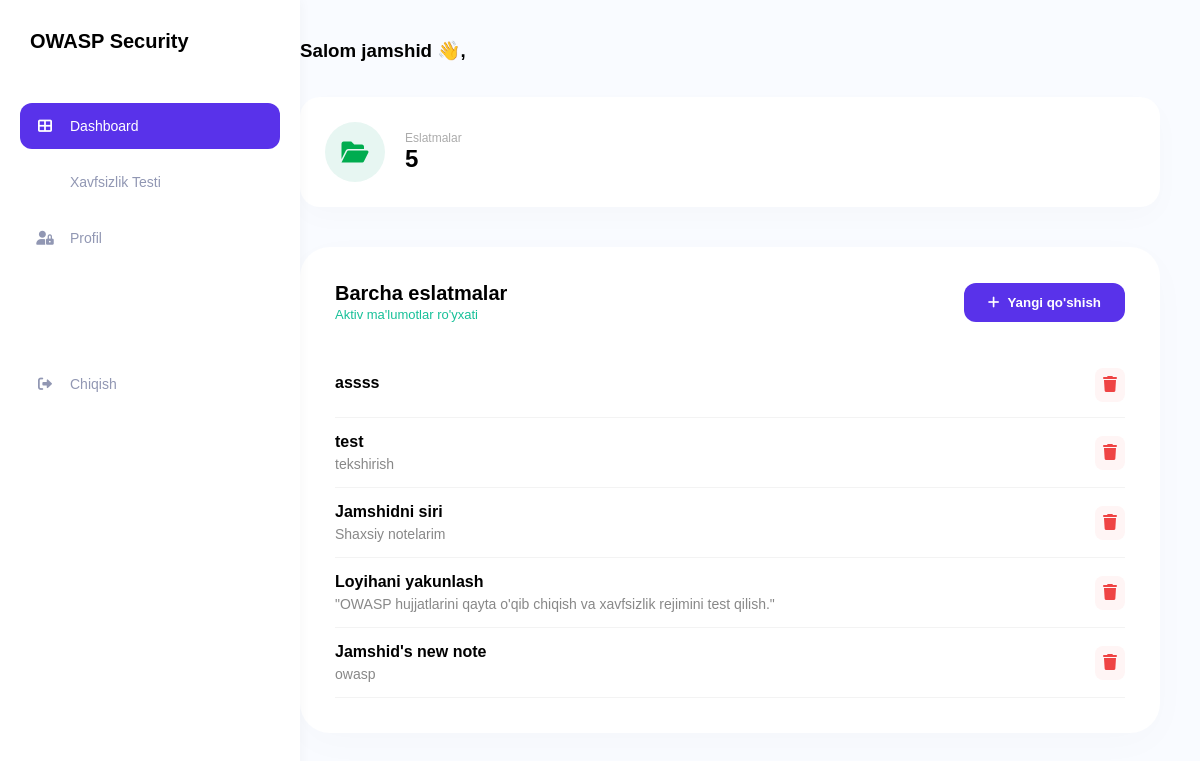
The page /dashboard/ (signed in) on the database its author committed.
### notes/models.py (models this page shows, shortened)
class Note(models.Model):
    user = models.ForeignKey(SiteUser, on_delete=models.CASCADE)
    title = models.CharField(max_length=100)
    content = models.TextField()
    created_at = models.DateTimeField(auto_now_add=True)

### notes/views.py (the view)
# urls.py: path('dashboard/', views.dashboard, name='dashboard'),
def dashboard(request):
    user_id = request.session.get('user_id')
    if not user_id:
        return redirect('login')
    security_mode = request.session.get('security_mode', False)
    if not security_mode:
        notes = Note.objects.all().order_by('-created_at')
    else:
        notes = Note.objects.filter(user_id=user_id).order_by('-created_at')
    return render(request, 'notes/dashboard.html', {
        'notes': notes,
        'username': request.session.get('username'),
        'security_mode': security_mode,
        'notes_count': notes.count() # Dashboarddagi statistika uchun
    })

### notes/templates/notes/dashboard.html (shortened to what this page needs)
<!DOCTYPE html>
<html lang="uz">
<head>
    <link href="https://cdnjs.cloudflare.com/ajax/libs/font-awesome/6.0.0/css/all.min.css" rel="stylesheet">
</head>
<body>
    <div class="sidebar">
        <div class="logo"> OWASP Security</div>
        <a href="/dashboard/" class="nav-item {% if request.path == '/dashboard/' %}active{% endif %}">
            <i class="fas fa-th-large"></i> Dashboard
        </a>
        <a href="{% url 'security_test_page' %}" class="nav-item {% if 'security-test' in request.path %}active{% endif %}">
             Xavfsizlik Testi
        </a>
        <a href="/dashboard/" class="nav-item">
            <i class="fas fa-user-lock"></i> Profil
        </a>
        <a href="/login/" class="nav-item" style="margin-top: 100px;">
            <i class="fas fa-right-from-bracket"></i> Chiqish
        </a>
    </div>
    <div class="main-content">
        {% block content %}
        <div class="top-header">
            <h3 style="margin: 0;">Salom {{ username|default:"Foydalanuvchi" }} 👋,</h3>
        </div>
        <div class="stats-grid">
            <div class="stat-card">
                <div class="stat-icon"><i class="fas fa-folder-open"></i></div>
                <div>
                    <div style="color: #acacac; font-size: 12px;">Eslatmalar</div>
                    <div style="font-size: 24px; font-weight: bold;">{{ notes.count }}</div>
                </div>
            </div>
        </div>
        <div class="notes-container">
            <div class="notes-header">
                <div>
                    <h2 style="margin: 0; font-size: 20px;">Barcha eslatmalar</h2>
                    <span style="color: #16c098; font-size: 13px;">Aktiv ma'lumotlar ro'yxati</span>
                </div>
                <button class="btn-add" onclick="document.getElementById('noteModal').style.display='flex'">
                    <i class="fas fa-plus"></i> Yangi qo'shish
                </button>
            </div>
            <div class="notes-list">
                {% for note in notes %}
                <div style="border-bottom: 1px solid #f3f3f3; padding: 15px 0; display: flex; justify-content: space-between; align-items: center;">
                    <div>
                        <h4 style="margin:0;">{{ note.title }}</h4>
                        <p style="margin:5px 0 0; color:#888; font-size:14px;">
                            {% if security_mode %}
                                {{ note.content }}
                            {% else %}
                                {{ note.content|safe }}
                            {% endif %}
                        </p>
                    </div>
                    <a href="{% url 'delete_note' note.id %}" style="color:#ef4444; background:#fff5f5; padding:8px; border-radius:8px;">
                        <i class="fas fa-trash"></i>
                    </a>
                </div>
                {% empty %}
                <div style="text-align: center; padding: 40px; color: #ccc;">
                    <i class="fas fa-inbox" style="font-size: 40px;"></i>
                    <p>Ma'lumot topilmadi</p>
                </div>
                {% endfor %}
            </div>
        </div>
        {% endblock %}
    </div>
</body>
</html>

### notes/templates/notes/dashboard.html (style rules this page uses)
:root { --primary: #5932ea; --bg-color: #f9fbff; --sidebar-width: 260px; }
body { margin: 0; font-family: 'Poppins', sans-serif; background-color: var(--bg-color); display: flex; }
.sidebar { width: var(--sidebar-width); background: white; height: 100vh; padding: 30px 20px; position: fixed; box-shadow: 2px 0 10px rgba(0,0,0,0.03); z-index: 1000; }
.logo { font-size: 20px; font-weight: bold; margin-bottom: 50px; display: flex; align-items: center; color: #000; }
.nav-item { padding: 15px; border-radius: 12px; margin-bottom: 10px; cursor: pointer; color: #9197b3; transition: 0.3s; display: flex; align-items: center; text-decoration: none; font-size: 14px; }
.nav-item.active { background: var(--primary); color: white; }
.nav-item i { margin-right: 15px; width: 20px; text-align: center; }
.main-content { margin-left: var(--sidebar-width); width: calc(100% - var(--sidebar-width)); padding: 40px; min-height: 100vh; }
.top-header { display: flex; justify-content: space-between; align-items: center; margin-bottom: 35px; }
.stats-grid { display: grid; grid-template-columns: repeat(auto-fit, minmax(240px, 1fr)); gap: 30px; margin-bottom: 40px; }
.stat-card { background: white; padding: 25px; border-radius: 20px; display: flex; align-items: center; box-shadow: 0 10px 30px rgba(0,0,0,0.02); }
.stat-icon { width: 60px; height: 60px; border-radius: 50%; display: flex; align-items: center; justify-content: center; font-size: 24px; margin-right: 20px; background: #e7f6f2; color: #00ac4f; }
.notes-container { background: white; padding: 35px; border-radius: 30px; box-shadow: 0 10px 40px rgba(0,0,0,0.02); }
.notes-header { display: flex; justify-content: space-between; align-items: center; margin-bottom: 30px; }
.btn-add { background: var(--primary); color: white; border: none; padding: 12px 24px; border-radius: 12px; cursor: pointer; font-weight: 600; transition: 0.3s; display: flex; align-items: center; gap: 8px; }

### rows shown on the page
Note: title "assss"
Note: title "test", content "tekshirish"
Note: title "Jamshidni siri", content "Shaxsiy notelarim"
Note: title "Loyihani yakunlash", content "\"OWASP hujjatlarini qayta o'qib chiqish va xavfsizlik rejimini test qilish.\""
Note: title "Jamshid's new note", content "owasp"

### other values the page prints
{{ username|default:"Foydalanuvchi" }} "jamshid"
{{ notes.count }} "5"
